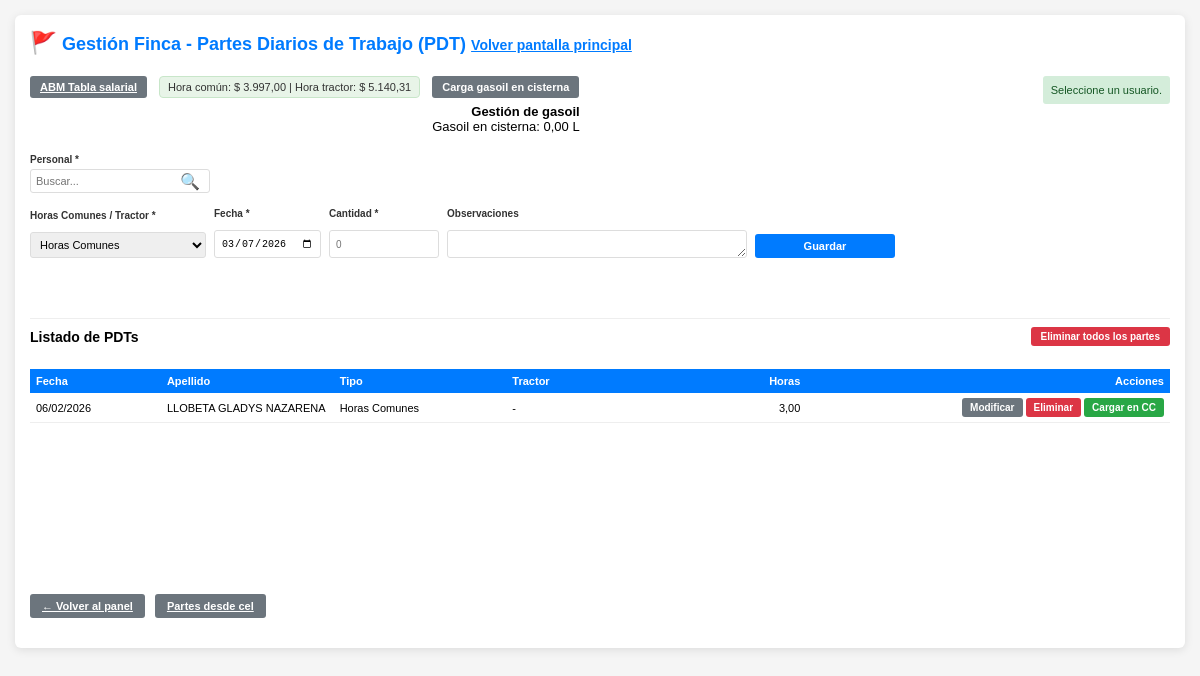
Page /gestionar_finca.php?cc=sin_usuario (signed in) on the earlier database version.
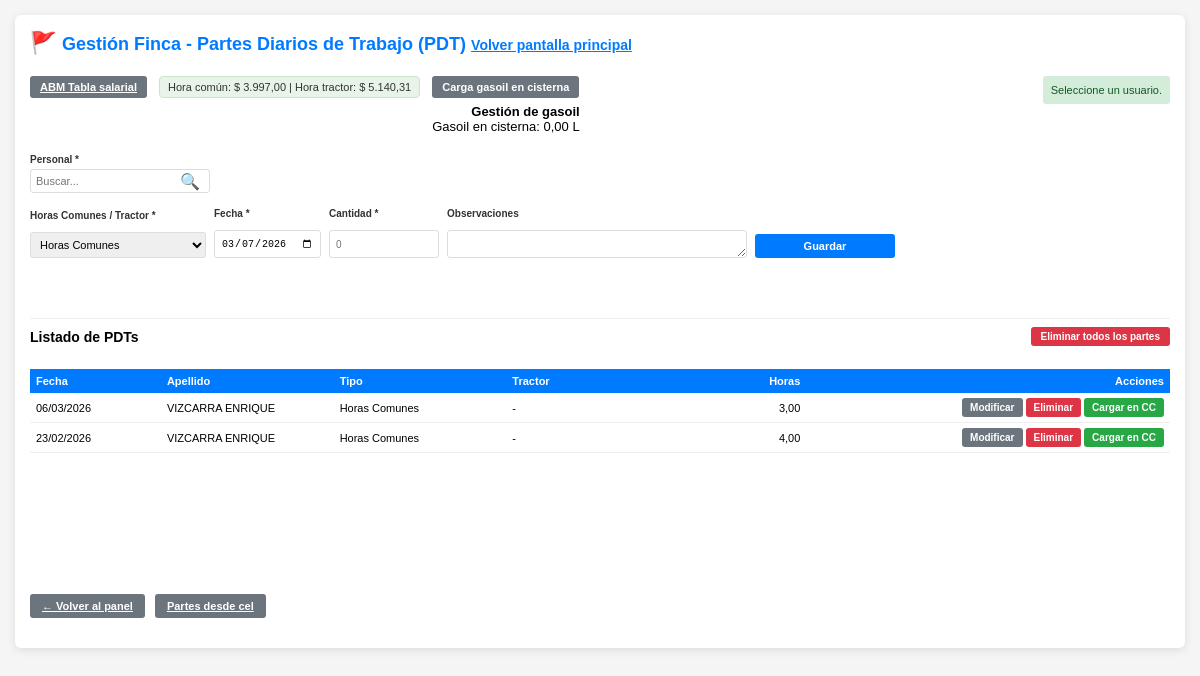
Same page on the later database version.
### tables this page shows
CREATE TABLE `pdt` (
  `id` int(11) NOT NULL AUTO_INCREMENT,
  `usuario_id` int(11) NOT NULL,
  `tipo_horas` enum('Horas tractos','Horas Comunes') NOT NULL DEFAULT 'Horas Comunes',
  `tractor` varchar(100) DEFAULT NULL,
  `fecha` date NOT NULL,
  `horas` decimal(5,2) DEFAULT 0.00,
  `cant_gasoil` decimal(6,2) DEFAULT NULL,
  `cambio_aceite` tinyint(1) DEFAULT 0,
  `en_cc` tinyint(1) DEFAULT 0,
  `observaciones` text DEFAULT NULL,
  `fecha_creacion` timestamp NOT NULL DEFAULT current_timestamp(),
  `fecha_modificacion` timestamp NOT NULL DEFAULT current_timestamp() ON UPDATE current_timestamp(),
  PRIMARY KEY (`id`),
  KEY `idx_usuario` (`usuario_id`),
  KEY `idx_fecha` (`fecha`),
  CONSTRAINT `pdt_ibfk_1` FOREIGN KEY (`usuario_id`) REFERENCES `usuarios` (`id`) ON DELETE CASCADE
);

CREATE TABLE `usuarios` (
  `id` int(11) NOT NULL AUTO_INCREMENT,
  `apellido` varchar(150) NOT NULL,
  `dni` varchar(20) NOT NULL,
  `cuit` varchar(25) DEFAULT NULL,
  `domicilio` varchar(200) DEFAULT NULL,
  `email` varchar(100) DEFAULT NULL,
  `celular` varchar(20) DEFAULT NULL,
  `consorcio` varchar(100) DEFAULT NULL,
  PRIMARY KEY (`id`)
);

### gestionar_finca.php (the view, shortened to what the rows shown need)
<?php
include 'db.php';
$desde_cel = DESDE_CEL;
if ($desde_cel) {
    $form_action_url = 'partes_desde_cel.php';
    $titulo_pagina = 'Partes desde cel';
} else {
    $form_action_url = 'gestionar_finca.php';
    $titulo_pagina = 'Gestión Finca - Partes Diarios de Trabajo (PDT)';
}
$es_nivel_0 = (isset($_SESSION['acceso_nivel']) && (int)$_SESSION['acceso_nivel'] === 0);
$lista_pdt = [];
$sql_lista = "SELECT p.id, p.usuario_id, p.tipo_horas, p.tractor, p.fecha, p.horas, p.cant_gasoil, p.cambio_aceite, p.en_cc, p.observaciones, u.apellido AS usuario_nombre FROM pdt p INNER JOIN usuarios u ON u.id = p.usuario_id ORDER BY p.fecha DESC, p.id DESC LIMIT 200";
$res_lista = mysqli_query($conexion, $sql_lista);
if ($res_lista) {
    while ($row = mysqli_fetch_assoc($res_lista)) {
        $keys = array_map('strtolower', array_keys($row));
        $combined = @array_combine($keys, array_values($row));
        $lista_pdt[] = (is_array($combined) ? $combined : $row);
    }
}
?>
<!DOCTYPE html>
<html lang="es">
<head>
</head>
<?php
        $url_esc_volver = $desde_cel ? ($es_nivel_0 ? 'logout.php' : 'gestionar_finca.php') : 'index.php';
        $js_esc = "if((e.keyCode||e.which)==27){var f=document.getElementById('formCargaGasoilSisterna');if(f&&f.style.display!='none'){f.style.display='none';return false;}";
        $js_esc .= "location.href='".addslashes($url_esc_volver)."';return false;}";
        ?>
<body onkeydown="var e=event||window.event;<?= $js_esc ?>">
    <div class="container">
        <div style="display: flex; align-items: flex-start; justify-content: space-between; gap: 20px; flex-wrap: wrap; margin-bottom: 15px;">
            <h2 style="margin: 0;"><span style="font-size: 1.2em;" title="PDT">🚩</span> <?= htmlspecialchars($titulo_pagina) ?> <a href="<?= $desde_cel ? ($es_nivel_0 ? 'logout.php' : 'gestionar_finca.php') : 'index.php' ?>" id="linkVolverEsc" style="font-size: 14px; color: #007bff;" title="Volver (ESC)">Volver pantalla principal</a></h2>
        <div style="margin-top: 24px; padding-top: 8px; position: relative; z-index: 2; clear: both; width: 100%; border-top: 1px solid #eee;">
            <div id="grid1" class="wrap-tabla-pdt">
        <table class="tabla-listado-pdt">
            <colgroup>
            </colgroup>
            <thead>
                <tr>
                    <th class="col-fecha">Fecha</th>
                    <th class="col-apellido">Apellido</th>
                    <th class="col-tipo">Tipo</th>
                    <th class="col-tractor">Tractor</th>
                    <th class="col-horas">Horas</th>
                    <th class="col-acciones">Acciones</th>
                </tr>
            </thead>
            <tbody>
                <?php $tiene_datos = count($lista_pdt) > 0; ?>
                <?php if ($tiene_datos): ?>
                    <?php foreach ($lista_pdt as $pdt): ?>
                        <?php
                        $p = function($k, $def = '') use ($pdt) {
                            $v = $pdt[$k] ?? $pdt[strtoupper($k)] ?? $pdt[ucfirst($k)] ?? $def;
                            return $v !== null && $v !== '' ? $v : $def;
                        };
                        $tiene_obs = !empty(trim((string)$p('observaciones', '')));
                        $uid = (int)$p('usuario_id', 0);
                        $nom = htmlspecialchars((string)$p('usuario_nombre', '-'));
                        $tipo = htmlspecialchars((string)$p('tipo_horas', '-'));
                        $tractor = htmlspecialchars((string)($p('tractor') ?: '-'));
                        $fechaRaw = $p('fecha', '');
                        $fechaFmt = $fechaRaw ? @date('d/m/Y', strtotime($fechaRaw)) : '-';
                        $horas = (float)$p('horas', 0);
                        $encc = (isset($pdt['en_cc']) ? (int)$pdt['en_cc'] : (int)($pdt['en_cc'] ?? 0));
                        ?>
                        <?php $nom_show = (string)$nom; ?>
                        <tr class="fila-pdt<?= $tiene_obs ? ' fila-con-observaciones' : '' ?>" data-usuario-id="<?= $uid ?>"<?= $tiene_obs ? ' title="Clic para ver observaciones"' : '' ?>>
                            <td class="col-fecha"><?php if ($tiene_obs): ?><span class="obs-text-hidden" style="display:none"><?= htmlspecialchars(trim((string)$p('observaciones'))) ?></span><?php endif; ?><?= $fechaFmt ?></td>
                            <td class="col-apellido" title="<?= $nom ?>"><?= $nom_show ?></td>
                            <td class="col-tipo"><?= $tipo ?></td>
                            <td class="col-tractor"><?= $tractor ?></td>
                            <td class="col-horas"><?= number_format($horas, 2, ',', '.') ?></td>
                            <td class="col-acciones">
                                <div style="display: flex; justify-content: flex-end; width: 100%;">
                                <div class="acciones-botones">
                                    <form method="POST" action="<?= htmlspecialchars($form_action_url) ?>" style="display:inline;">
                                        <button type="submit" name="editar" class="btn btn-secondary">Modificar</button>
                                    </form>
                                    <form method="POST" action="<?= htmlspecialchars($form_action_url) ?>" style="display:inline;">
                                        <button type="submit" name="eliminar" class="btn btn-danger" onclick="return confirm('¿Eliminar este PDT?')">Eliminar</button>
                                    </form>
                                    <?php if ($encc == 0): ?>
                                    <form method="POST" action="<?= htmlspecialchars($form_action_url) ?>" style="display:inline;">
                                        <button type="submit" name="cargar_cc" class="btn btn-success">Cargar en CC</button>
                                    </form>
                                    <?php endif; ?>
                                </div>
                                </div>
                            </td>
                        </tr>
                    <?php endforeach; ?>
                <?php else: ?>
                    <tr>
                        <td colspan="6" style="text-align: center; padding: 15px; color: #666; font-size: 11px;">No hay partes diarios de trabajo registrados.</td>
                    </tr>
                <?php endif; ?>
            </tbody>
        </table>
            </div>
        </div>
    </div>
</body>
</html>

Differences in the rows shown:
removed pdt: fecha "06/02/2026", usuario.apellido "LLOBETA GLADYS NAZARENA", tipo_horas "Horas Comunes", tractor "-", horas "3,00"
added pdt: fecha "06/03/2026", usuario.apellido "VIZCARRA ENRIQUE", tipo_horas "Horas Comunes", tractor "-", horas "3,00"
added pdt: fecha "23/02/2026", usuario.apellido "VIZCARRA ENRIQUE", tipo_horas "Horas Comunes", tractor "-", horas "4,00"
